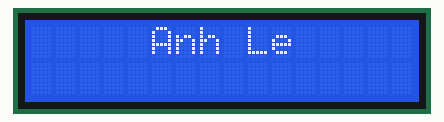
This sketch was run on a simulated Arduino Uno, built with avr-gcc and run on an emulated ATmega328P. On the bench: 16×2 character LCD. Random numbers use the default seed unless the sketch sets one.

Above: at 0.1 s.
At 2.1 s:
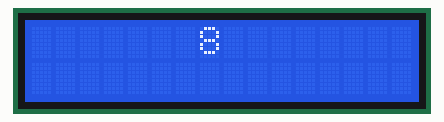
At 5.1 s:
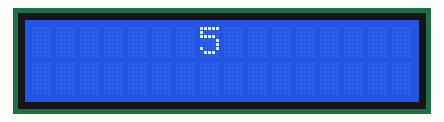
At 7.1 s:
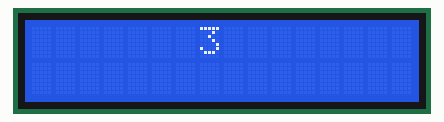
At 10.1 s:
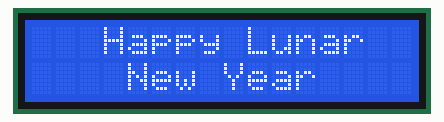
At 34.62 s:
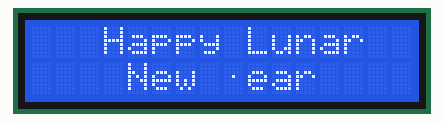

Measured:
- what the display in image 1 shows lasts 1.0 s, from 2.1 s to 3.1 s

The sketch:

CountDown.ino
```cpp
/* Happy Lunar New Year - Peter
 *
 *   The circuit:
 * LCD RS pin to digital pin 12
 * LCD Enable pin to digital pin 11
 * LCD D4 pin to digital pin 5
 * LCD D5 pin to digital pin 4
 * LCD D6 pin to digital pin 3
 * LCD D7 pin to digital pin 2
 * LCD R/W pin to ground
 * LCD VSS pin to ground
 * LCD VCC pin to 5V
 * 10K resistor:
 * ends to +5V and ground
 * wiper to LCD VO pin (pin 3)
 *
 */

  // include the library code:
  #include <LiquidCrystal.h>

    LiquidCrystal lcd(12, 11, 5, 4, 3, 2);
    // center firework
    byte fw[8] = {
      B00000,
      B00000,
      B00000,
      B00100,
      B00000,
      B00000,
      B00000
    };
    // middle firework
    byte fw2[8] = {
      B00000,
      B00000,
      B01010,
      B00000,
      B01010,
      B00000,
      B00000
    };
    //biggest firework
    byte fw3[8] = {
      B00000,
      B10001,
      B00000,
      B00000,
      B00000,
      B10001,
      B00000
    };

void setup()
    {
    lcd.begin(16,2);
    /* set the status of firework, from the center to outside */
    lcd.createChar(1, fw);
    lcd.createChar(2, fw2);
    lcd.createChar(3, fw3);
    lcd.setCursor(5,0);
    /* print my name */
    lcd.print("Anh Le");
    delay(1000);
    lcd.clear();
    /* Count down from 9 to 1 */
    for(int j = 9;0 < j;j--)
    {
      lcd.setCursor(7,0);
      lcd.print(j);
      delay(1000);
    }
  }

void loop(){

    /* print Happy Lunar New Year */
    lcd.setCursor(3,0);
    lcd.print("Happy Lunar");
    lcd.setCursor(4,1);
    lcd.print("New Year");
    delay(1000);

    /* set random number from 0 to 16 for position of the fireworks */
    int a = random(16);
    int b = random(16);
    int c = random(16);
    int d = random(16);
    int e = random(16);
    int f = random(16);
    int g = random(16);
    int h = random(16);

    /* set the status of firework from 1 to 3 */
    for( int i = 1; i < 4; i++)
    {
      lcd.setCursor(a,1);
      lcd.write(i);
      delay(200);
      lcd.clear();

      lcd.setCursor(b,0);
      lcd.write(i);
      delay(200);
      lcd.clear();

      lcd.setCursor(c,1);
      lcd.write(i);
      delay(200);
      lcd.clear();

      lcd.setCursor(d,0);
      lcd.write(i);
      delay(200);
      lcd.clear();

      lcd.setCursor(e,1);
      lcd.write(i);
      delay(200);
      lcd.clear();

      lcd.setCursor(f,0);
      lcd.write(i);
      delay(200);
      lcd.clear();

      lcd.setCursor(g,1);
      lcd.write(i);
      delay(200);
      lcd.clear();

      lcd.setCursor(h,0);
      lcd.write(i);
      delay(200);
      lcd.clear();
    }
  }
```
